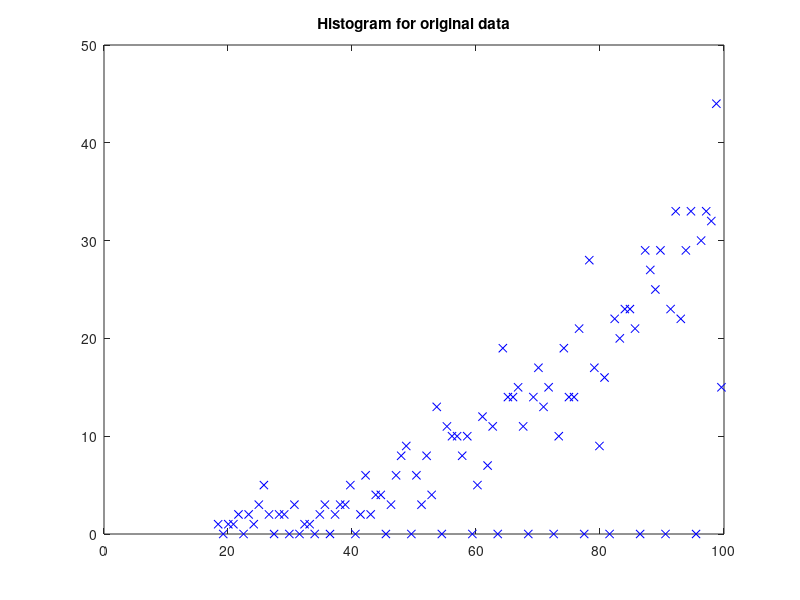
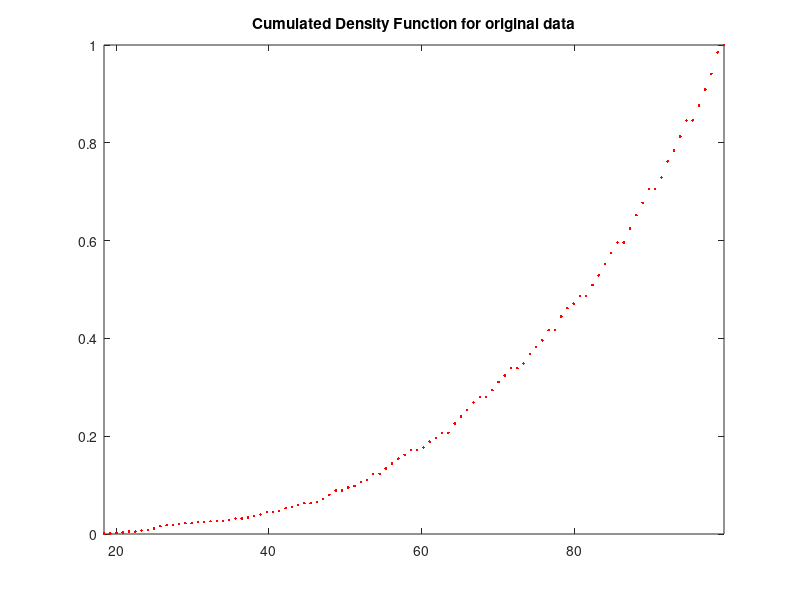
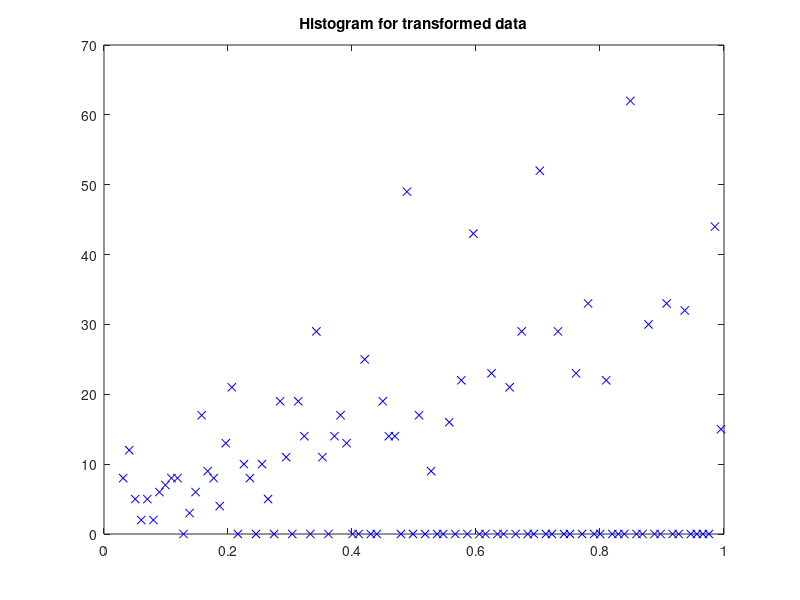
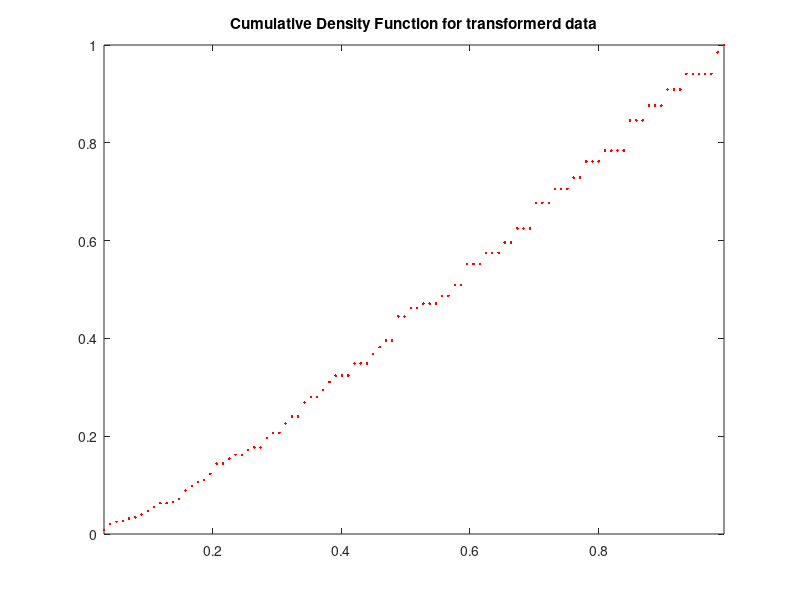

Here is the MATLAB script that generated these plots, in order:
%Demo, Histogram Equalization
%HKa Feb. 2015

clear,close all;

x=round(99*rand(1000,1).^.3)+1;
[yvals, xvals]=hist(x,100);

figure(1)
plot(xvals, yvals, 'xb');
title('Histogram for original data');

figure(2)
s=sum(yvals);
F=cumsum(yvals)/s;
plot(xvals, F, '.r');
axis([xvals(1),xvals(end), 0,1]);
title('Cumulated Density Function for original data');

for k=1:length(x)
    y(k)=F(x(k));
end;


[nyvals, nxvals]=hist(y,100);

figure(3)
plot(nxvals, nyvals, 'xb');
title('Histogram for transformed data');

figure(4)
ns=sum(nyvals);
nF=cumsum(nyvals)/ns;
plot(nxvals, nF, '.r');
axis([nxvals(1),nxvals(end), 0,1]);
title('Cumulative Density Function for transformerd data');
